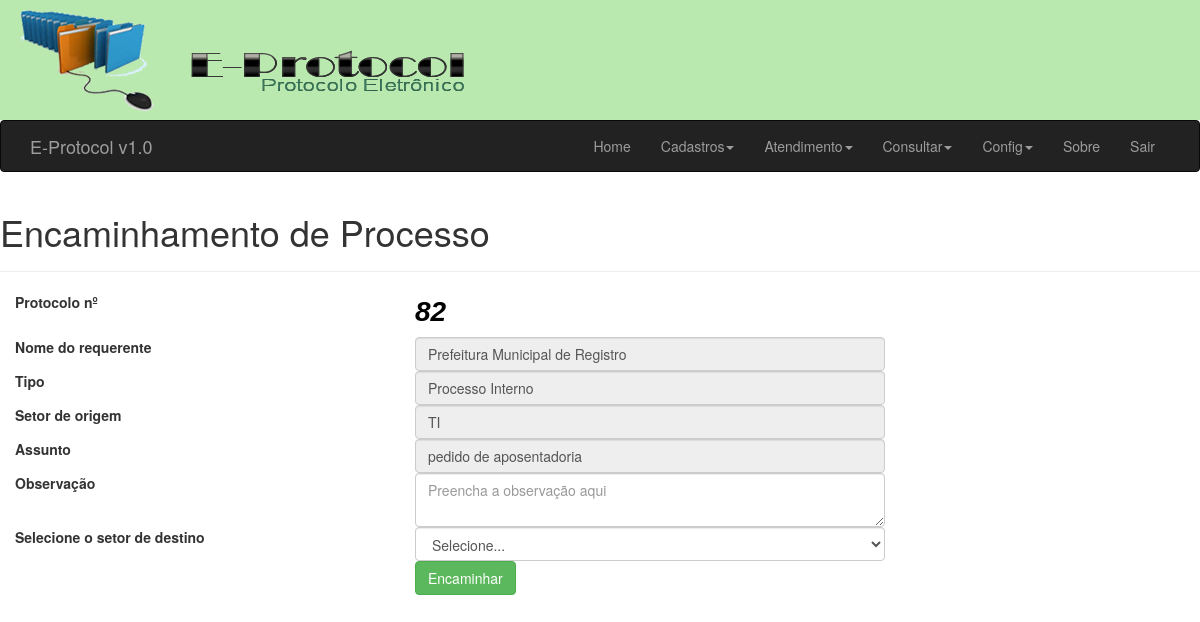
/frm/encaminhamento_proc.php (signed in), run on the app's committed database.
### tables this page shows
CREATE TABLE IF NOT EXISTS `proc` (
  `cod` int(11) NOT NULL AUTO_INCREMENT,
  `cod_req` int(11) NOT NULL,
  `user_id` int(11) NOT NULL,
  `tipo` varchar(2) DEFAULT NULL,
  `assunto` text,
  `descricao` varchar(50) DEFAULT NULL,
  `setor` int(11) DEFAULT NULL,
  `data` date DEFAULT NULL,
  `horas` time DEFAULT NULL,
  PRIMARY KEY (`cod`),
  KEY `cod_req` (`cod_req`),
  KEY `user_id` (`user_id`)
);

CREATE TABLE IF NOT EXISTS `req` (
  `cod` int(10) unsigned NOT NULL AUTO_INCREMENT,
  `nome` varchar(60) NOT NULL,
  `tipo` char(1) NOT NULL,
  `cpf` varchar(18) NOT NULL,
  `sexo` char(1) NOT NULL,
  `tel` varchar(14) DEFAULT NULL,
  `cel` varchar(14) DEFAULT NULL,
  `rec` varchar(14) DEFAULT NULL,
  `email` varchar(30) DEFAULT NULL,
  PRIMARY KEY (`cod`),
  UNIQUE KEY `cpf` (`cpf`)
);

CREATE TABLE IF NOT EXISTS `setor` (
  `cod_setor` int(11) NOT NULL AUTO_INCREMENT,
  `setor` varchar(50) NOT NULL DEFAULT '0',
  PRIMARY KEY (`cod_setor`)
);

### frm/encaminhamento_proc.php (the view, shortened to what this page needs)
<?php
include "_navegacao.php";
require_once "../config/init.php";
$sqry = mysqli_query($link,"SELECT cod FROM proc ORDER BY cod DESC");
$lcod = mysqli_fetch_array($sqry);
$cod = $lcod["cod"];
$sql_query = mysqli_query($link,"SELECT s.cod_setor, s.setor AS desc_setor, p.setor FROM setor s, proc p WHERE s.cod_setor = p.setor AND p.cod = '".$cod."'");
$sql2_query = mysqli_query($link,"SELECT * FROM proc WHERE cod = '".$cod."'");
$sql3_query = mysqli_query($link,"SELECT r.cod, r.nome FROM req r , proc p WHERE r.cod = p.cod_req AND p.cod = '".$cod."'");
?>
<!DOCTYPE HTML>
 <html lang="pt-br">
<head>
    <link href="../lib/bootstrap/css/bootstrap.min.css" rel="stylesheet">
</head>
<body>
<div class="page-header">
  <h1>Encaminhamento de Processo</h1>
</div>
<form name="cadastro" id="cadastro" method="POST" action="../op/encaminhar_proc.php">
<?php $linha = mysqli_fetch_array($sql2_query)?>
<fieldset>
<div class="form-group">
<label class="col-md-4 control-label" for="txtCod">Protocolo nº</label>
  <label class="col-md-5 control-label" /><span style="font-family: Arial; font-size: 28px; font-style:italic; color:#000000;"><?php echo $linha["cod"] ?></span></label>
  </div>
<?php $rlinha = mysqli_fetch_array($sql3_query) ?>
<div class="form-group">
<label class="col-md-4 control-label" for="txtRequerente">Nome do requerente</label>
  <div class="col-md-5">
     <input type="text" name="txtRequerente" id="txtRequerente" value="<?php echo $rlinha["nome"] ?>" class="form-control input-md" required="" disabled="">
    </div>
</div>
<div class="form-group">
  <label class="col-md-4 control-label" for="txtTipo">Tipo</label>
  <div class="col-md-5">
     <?php
     if ($linha["tipo"]=='PI') $ptipo = "Processo Interno";
     ?>
     <input type="text" name="txtTipo" id="txtTipo" value="<?php echo $ptipo ?>" class="form-control input-md" required="" disabled="">
  </div>
</div>
<div class="form-group">
<?php
  $array = mysqli_fetch_array($sql_query);
  $desc_setor = $array["desc_setor"];
?>
 <label class="col-md-4 control-label" for="txtSetor">Setor de origem</label>
  <div class="col-md-5">
     <input type="text" name="txtSetor" id="txtSetor" value="<?php echo $desc_setor ?>" class="form-control input-md" required="" disabled="">
    </div>
</div>
<div class="form-group">
  <label class="col-md-4 control-label" for="txtAssunto">Assunto</label>
  <div class="col-md-5">
  <input type="text" name="txtAssunto" id="txtAssunto" value="<?php echo $linha["assunto"] ?>" placeholder="Digite o assunto" class="form-control input-md" required="" disabled="">
  </div>
</div>
<div class="form-group">
  <label class="col-md-4 control-label" for="txtDescricao">Observação</label>
  <div class="col-md-5">
  <textarea name="txtObservacao" id="txtObservacao" placeholder="Preencha a observação aqui" class="form-control input-md" required=""></textarea>
  </div>
</div>
<div class="form-group" >
  <label class="col-md-4 control-label" for="txtDescricao">Selecione o setor de destino</label>
  <div class="col-md-5">
    <select name="txtStdst" id="txtStdst" class="form-control">
      <option value="">Selecione...</option>
      </select>
      </div>
</div>
<div class="form-group">
  <label class="col-md-4 control-label" for="btnEnviar"></label>
  <div class="col-md-8">
    <button type="submit" id="btnEnviar" name="btnEnviar" class="btn btn-success">Encaminhar</button>
    </div>
</div>
</fieldset>
</form>
</body>
</html>

### data on the page
proc: cod "82", txtTipo "Processo Interno", txtAssunto "pedido de aposentadoria"
req: txtRequerente "Prefeitura Municipal de Registro"
setor: txtSetor "TI"
